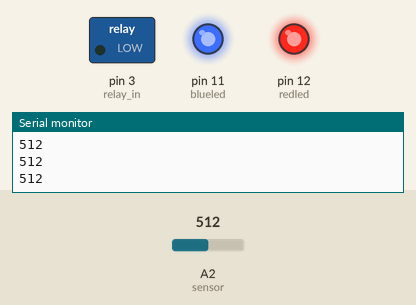
Recording of a sketch running on a simulated Arduino Uno, built with avr-gcc and run on an emulated ATmega328P. On the bench: switched loads named in the sketch (green lamp = pin HIGH), output pins drawn as LEDs (lit = HIGH), the last lines printed to the serial monitor. Inputs (shaded band) come from the test bench; at power-on: A2 (sensor) = 512.

Above: at 1.2 s.
1.3 s: A2 (sensor) set to 12
2.8 s: A2 (sensor) set to 9
At 3.7 s:
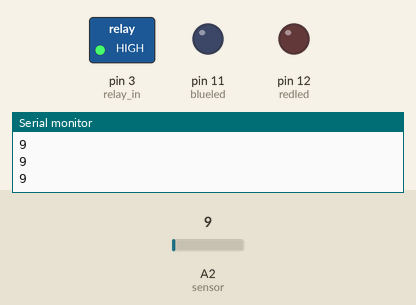
4.3 s: A2 (sensor) set to 122
At 4.7 s:
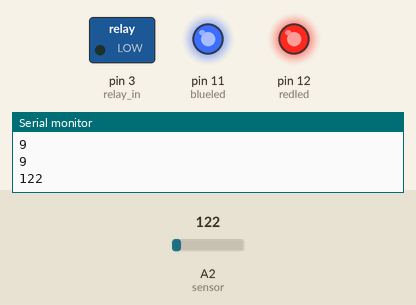
5.8 s: A2 (sensor) set to 0
At 7.2 s:
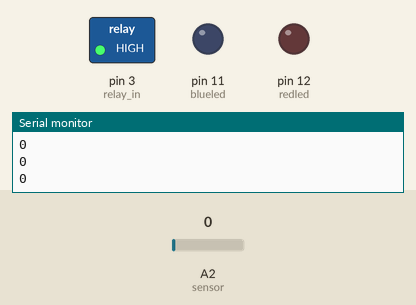
Timing chart, 0 to 8.4 s (numbered marks = the images above; inputs shaded):
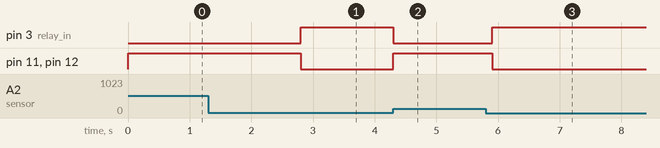

The sketch:

musical_fountain.ino
```cpp
int sensor = A2; // Connected to sound sensor's output pin.
int redled = 12; // LED lights up when the pump is switched on.
int blueled = 11;
int relay_in = 3;    // Connected to "In" pin of the relay.

#define REF 10   // Threshold value for sound sensor's output.

void setup()
{
  Serial.begin(9600);
  pinMode(sensor, INPUT);
  pinMode(redled, OUTPUT);
  pinMode(blueled, OUTPUT);
  pinMode(relay_in, OUTPUT);

}
void loop()
{

  int sensor_value = analogRead(sensor); // Reading the sound sensor's output value.

  if (sensor_value > REF)
  {
    digitalWrite(blueled, HIGH);
    digitalWrite(redled, HIGH);
    digitalWrite(relay_in, LOW); // Setting the relay in as low, the common pin gets connected to NO pin of the relay.
    delay(200);
   }
   else
   {
    digitalWrite(blueled, LOW);
    digitalWrite(redled, LOW);
    digitalWrite(relay_in, HIGH); // Setting the relay in as high, the common pin gets connected to NC pin of the relay.
   }

   Serial.println(sensor_value);
}
```

Measured:
- the behaviour switches between 11 and 10 on A2 (sensor) (found by bisection; images 0 and 1)
- after the input at 2.8 s, pin 3 (relay_in): LOW → HIGH at once; pin 11 (blueled), pin 12 (redled): HIGH → LOW at once
- after the input at 4.3 s, pin 3 (relay_in): HIGH → LOW at once; pin 11 (blueled), pin 12 (redled): LOW → HIGH at once
- after the input at 5.8 s, pin 3 (relay_in): LOW → HIGH after 0.10 s; pin 11 (blueled), pin 12 (redled): HIGH → LOW after 0.10 s
